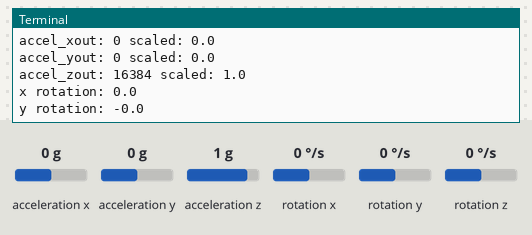
Recording of a program running on a simulated Raspberry Pi (BCM pin numbers). On the bench: the last lines printed to the terminal. The inputs (shaded band) are chosen by the test bench; at power-on: acceleration x 0 g, acceleration y 0 g, acceleration z 1 g, rotation x 0 °/s, rotation y 0 °/s, rotation z 0 °/s.

Above: at 1.2 s.
1.3 s: acceleration x set to -1.4 g
At 2.7 s:
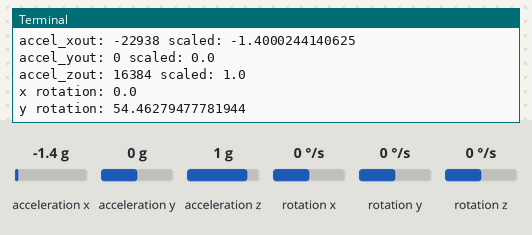
2.8 s: acceleration y set to -1.4 g
At 4.0 s:
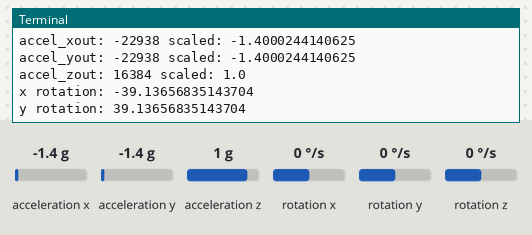
4.3 s: acceleration z set to -1.4 g
At 5.1 s:
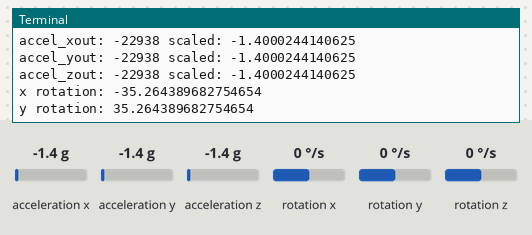
5.8 s: rotation x set to -192 °/s
7.3 s: rotation y set to -192 °/s
Timing chart, 0 to 9.8 s (numbered marks = the images above; inputs shaded):
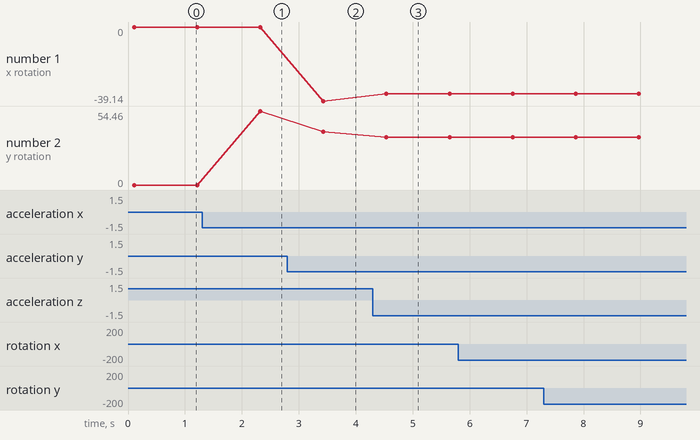

The program:

2.2.9_mpu6050_zero.py
```python
#!/usr/bin/env python3
import smbus
import math
import time

# Power management registers for MPU-6050
power_mgmt_1 = 0x6b
power_mgmt_2 = 0x6c

# Read a single byte from a specific address
def read_byte(adr):
    return bus.read_byte_data(address, adr)

# Read a word (2 bytes) from a specific address
def read_word(adr):
    high = bus.read_byte_data(address, adr)
    low = bus.read_byte_data(address, adr+1)
    val = (high << 8) + low
    return val

# Convert a word to a signed value (2's complement)
def read_word_2c(adr):
    val = read_word(adr)
    if val >= 0x8000:
        return -((65535 - val) + 1)
    else:
        return val

# Calculate Euclidean distance
def dist(a, b):
    return math.sqrt((a * a) + (b * b))

# Calculate the Y-axis rotation
def get_y_rotation(x, y, z):
    radians = math.atan2(x, dist(y, z))
    return -math.degrees(radians)

# Calculate the X-axis rotation
def get_x_rotation(x, y, z):
    radians = math.atan2(y, dist(x, z))
    return math.degrees(radians)

# Initialize I2C communication
bus = smbus.SMBus(1) # For Raspberry Pi Revision 2 boards
address = 0x68       # I2C address of the MPU-6050

# Wake up the MPU-6050 as it starts in sleep mode
bus.write_byte_data(address, power_mgmt_1, 0)

while True:
    time.sleep(0.1)

    # Reading gyroscope data
    gyro_xout = read_word_2c(0x43)
    gyro_yout = read_word_2c(0x45)
    gyro_zout = read_word_2c(0x47)

    # Printing gyroscope data (raw and scaled)
    print("gyro_xout:", gyro_xout, "scaled:", (gyro_xout / 131))
    print("gyro_yout:", gyro_yout, "scaled:", (gyro_yout / 131))
    print("gyro_zout:", gyro_zout, "scaled:", (gyro_zout / 131))

    # Reading accelerometer data
    accel_xout = read_word_2c(0x3b)
    accel_yout = read_word_2c(0x3d)
    accel_zout = read_word_2c(0x3f)

    # Scaling accelerometer data
    accel_xout_scaled = accel_xout / 16384.0
    accel_yout_scaled = accel_yout / 16384.0
    accel_zout_scaled = accel_zout / 16384.0

    # Printing accelerometer data (raw and scaled)
    print("accel_xout:", accel_xout, "scaled:", accel_xout_scaled)
    print("accel_yout:", accel_yout, "scaled:", accel_yout_scaled)
    print("accel_zout:", accel_zout, "scaled:", accel_zout_scaled)

    # Printing calculated rotation angles
    print("x rotation:", get_x_rotation(accel_xout_scaled, accel_yout_scaled, accel_zout_scaled))
    print("y rotation:", get_y_rotation(accel_xout_scaled, accel_yout_scaled, accel_zout_scaled))

    time.sleep(1)
```

Measured:
- after the input at 1.3 s, the terminal: prints a new line after 1.0 s (image 1)
- after the input at 2.8 s, the terminal: prints a new line after 0.63 s (image 2)
- after the input at 4.3 s, the terminal: prints a new line after 0.24 s (image 3)
- plotted number 1: 0 → -39.14 after the input at 2.8 s, -39.14 → -35.26 after the input at 4.3 s
- plotted number 2: 0 → 54.46 after the input at 1.3 s, 54.46 → 39.14 after the input at 2.8 s, 39.14 → 35.26 after the input at 4.3 s
